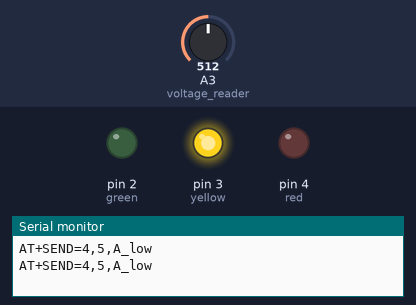
Bench run of a program on a simulated Arduino Nano, built with avr-gcc and run on an emulated ATmega328P. On the bench: output pins drawn as LEDs (lit = HIGH), the last lines printed to the serial monitor. The inputs (shaded band) are chosen by the test bench; at power-on: A3 (voltage_reader) = 512.

Above: at 5.8 s.
5.9 s: A3 (voltage_reader) set to 708
11.9 s: A3 (voltage_reader) set to 730
At 15.8 s:
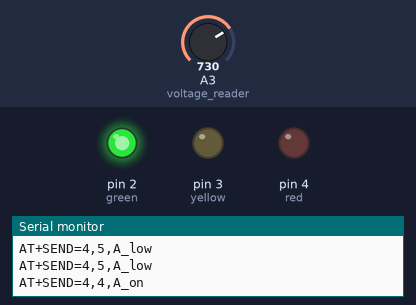
17.9 s: A3 (voltage_reader) set to 122
At 20.9 s:
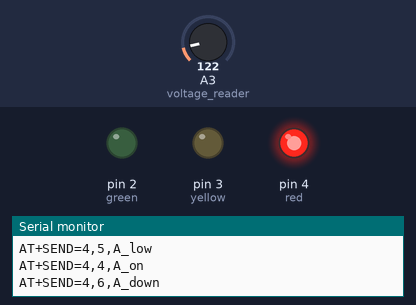
23.9 s: A3 (voltage_reader) set to 178
29.9 s: A3 (voltage_reader) set to 202
At 30.9 s:
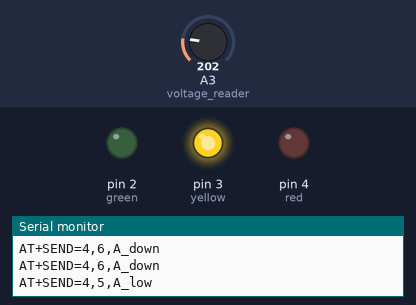
35.9 s: A3 (voltage_reader) set to 0
At 40.9 s:
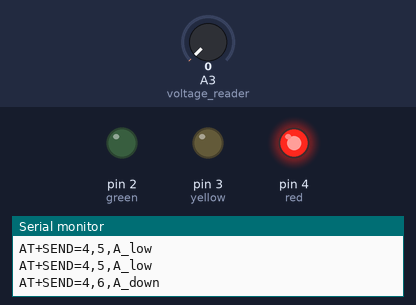
Timing chart, 0 to 42.4 s (numbered marks = the images above; inputs shaded):
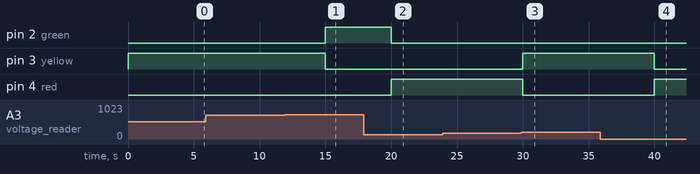

The program:

main.cpp
```cpp
/*NODE B*/
#include <Arduino.h>
int voltage_reader = A3;  // Analog pin for voltage measurement
const int red = 4;
const int yellow = 3;
const int green = 2;
void signal_led(String s){
  if (s.equals("good")){
  digitalWrite(green, HIGH);
  digitalWrite(red, LOW);
  digitalWrite(yellow, LOW);
  }else if(s.equals("low")){
  digitalWrite(green, LOW);
  digitalWrite(red, LOW);
  digitalWrite(yellow, HIGH);
  }else{
  digitalWrite(green, LOW);
  digitalWrite(red, HIGH);
  digitalWrite(yellow, LOW);
  }
};
void setup() {
  Serial.begin(115200);  // Initialize serial communication
  pinMode(red, OUTPUT);
  pinMode(yellow, OUTPUT);
  pinMode(green, OUTPUT);
}
void loop() {
  int sensorValue = analogRead(voltage_reader);  // Read the analog input voltage
  float voltage = sensorValue * (5.0 / 1023.0);  // Convert sensor value to voltage (0-5V range)

  if (voltage >= 3.5 && voltage <= 5.0) {
     signal_led("good");
     Serial.println("AT+SEND=4,4,A_on");
  } else if (voltage > 0.9 && voltage < 3.5) {
      signal_led("low");
     Serial.println("AT+SEND=4,5,A_low");
  } else {
    signal_led("down");
    Serial.println("AT+SEND=4,6,A_down");
  }
  delay(5000);  // Delay for stability (you can adjust this as needed)
}
```

Measured:
- the behaviour switches between 716 and 717 on A3 (voltage_reader) (found by bisection; images 0 and 1)
- the behaviour switches between 184 and 185 on A3 (voltage_reader) (found by bisection; images 2 and 3)
- after the input at 11.9 s, pin 2 (green): LOW → HIGH after 3.1 s; pin 3 (yellow): HIGH → LOW after 3.1 s
- after the input at 17.9 s, pin 2 (green): HIGH → LOW after 2.1 s; pin 4 (red): LOW → HIGH after 2.1 s
- after the input at 29.9 s, pin 3 (yellow): LOW → HIGH after 0.10 s; pin 4 (red): HIGH → LOW after 0.10 s
- after the input at 35.9 s, pin 3 (yellow): HIGH → LOW after 4.1 s; pin 4 (red): LOW → HIGH after 4.1 s
